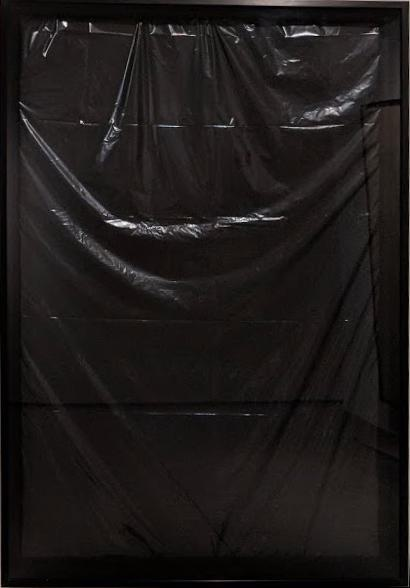
#> input picture src/week3/filtered_images/00002.jpg, 410 x 588 px, found by its file name
$ python hsv_test.py
#> lines starting #> are read from the running program, lines starting #| are printed output that depends on the picture; after the words box and inside, x2 and y2 are one past the last pixel; in counts of white or black regions, pixels touching at a corner belong together
import cv2
from skimage.segmentation import clear_border, chan_vese
import numpy as np

def check_and_reverse_border(mask, x, threshold):
    """
    Checks the borders of a binary mask with width `x`. If the percentage of white pixels
    in the borders exceeds the specified threshold, the function reverses the mask.

    Parameters:
    - mask: Binary mask (2D numpy array).
    - x: Width of the border to check.
    - threshold: Relative threshold for white pixels in the border (0 to 1).

    Returns:
    - mask: The (possibly inverted) binary mask.
    """
    # Get mask dimensions
    height, width = mask.shape

    # Extract borders
    top_border = mask[:x, :]
    bottom_border = mask[-x:, :]
    left_border = mask[:, :x]
    right_border = mask[:, -x:]

    # Count white pixels in the borders
    total_border_pixels = top_border.size + bottom_border.size + left_border.size + right_border.size
    white_border_pixels = (
        np.sum(top_border == 255) +
        np.sum(bottom_border == 255) +
        np.sum(left_border == 255) +
        np.sum(right_border == 255)
    )

    # Calculate the percentage of white pixels in the border
    white_percentage = white_border_pixels / total_border_pixels

    # Reverse the mask if the white percentage exceeds the threshold
    if white_percentage > threshold:
        mask = cv2.bitwise_not(mask)

    return mask

img = cv2.imread('datasets/qsd2_w3/00002.jpg')
#> img is the input picture: shape (588, 410, 3); mean B, G, R 24.7, 25.6, 29.2

cv2.imshow('image', img); cv2.waitKey(0); cv2.destroyAllWindows()

img_hsv = cv2.cvtColor(img, cv2.COLOR_BGR2HSV)
#> img_hsv: shape (588, 410, 3); mean H, S, V 34.6, 54.6, 29.3

cv2.imshow('image', img_hsv); cv2.waitKey(0); cv2.destroyAllWindows()

img_h = img_hsv[:,:,0]
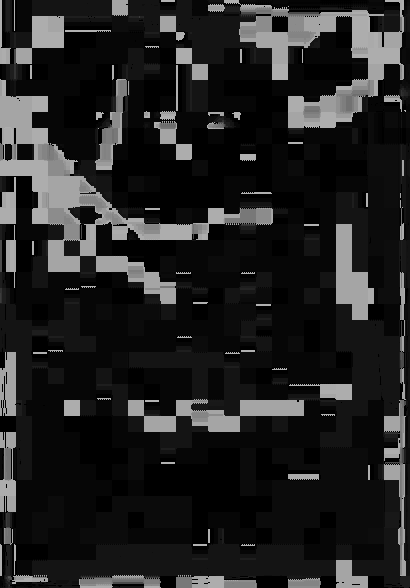
#> img_h: shape (588, 410); min 0, max 177, mean 34.6

cv2.imshow('image', img_h); cv2.waitKey(0); cv2.destroyAllWindows()

img_s = img_hsv[:,:,1]
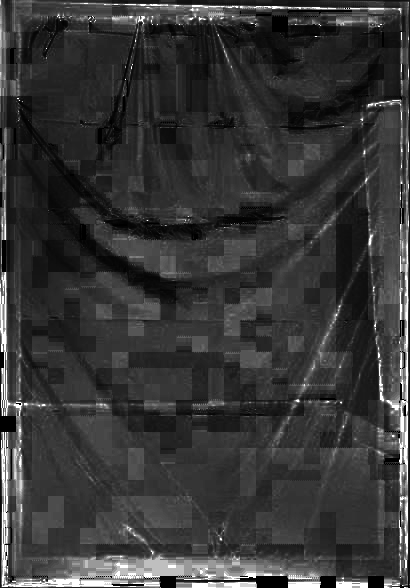
#> img_s: shape (588, 410); min 0, max 255, mean 54.6

cv2.imshow('image', img_s); cv2.waitKey(0); cv2.destroyAllWindows()

claeh = cv2.createCLAHE(clipLimit=2.0, tileGridSize=(8, 8))
img_s_clahe = claeh.apply(img_s)
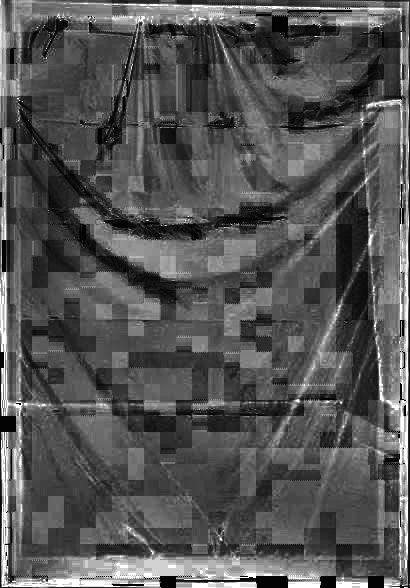
#> img_s_clahe: shape (588, 410); min 1, max 255, mean 84.3

cv2.imshow('image', img_s_clahe); cv2.waitKey(0); cv2.destroyAllWindows()

cv = chan_vese(img_s_clahe, mu=0.08, lambda1=1, lambda2=1, tol=1e-3, max_num_iter=300,
                       dt=0.5, init_level_set="checkerboard", extended_output=True)

# Convert the result to uint8 to display it
cv_uint8 = (cv[0] * 255).astype(np.uint8)
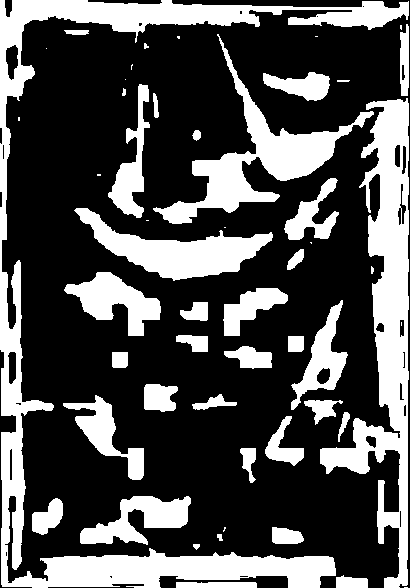
#> cv_uint8: shape (588, 410); 31.3% white; 52 white regions (15 under 20 px), largest, box (x1, y1, x2, y2) and area: (0, 0, 409, 588) 23754, (320, 98, 409, 588) 14505, (153, 34, 374, 224) 7757

cv2.imshow('image', cv_uint8); cv2.waitKey(0); cv2.destroyAllWindows()

new_mask = check_and_reverse_border(cv_uint8, x=5, threshold=0.4)
#> in check_and_reverse_border, `left_border = mask[:, :x]`: left_border = 588 rows, first 6: [255, 255, 255, 255, 255], [255, 255, 255, 255, 255], [255, 255, 255, 255, 255], [255, 255, 255, 255, 255], [255, 255, 255, 255, 255], [255, 255, 255, 255, 255]
#> in check_and_reverse_border, `right_border = mask[:, -x:]`: right_border = 588 rows, first 6: [0, 0, 0, 0, 0], [0, 0, 0, 255, 0], [255, 255, 255, 255, 0], [255, 255, 255, 255, 0], [255, 255, 255, 255, 0], [255, 255, 255, 255, 0]
#> in check_and_reverse_border, `white_border_pixels = ( np.sum(top_border == 255) + np.sum(bottom_bord..`: white_border_pixels = 6414
#> in check_and_reverse_border, `white_percentage = white_border_pixels / total_border_pixels`: white_percentage = 0.643

cv2.imshow('image', new_mask); cv2.waitKey(0); cv2.destroyAllWindows()

mask = clear_border(cv_uint8)
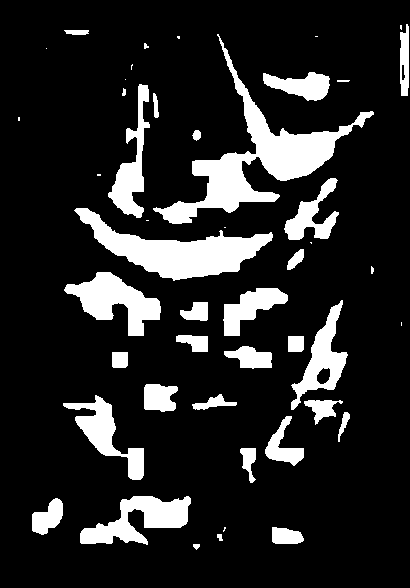
#> mask: shape (588, 410); 15.1% white; 47 white regions (14 under 20 px), largest, box (x1, y1, x2, y2) and area: (153, 34, 374, 224) 7757, (74, 208, 273, 281) 5535, (64, 272, 161, 336) 2923

cv2.imshow('image', mask); cv2.waitKey(0); cv2.destroyAllWindows()

$ run again, with src/week3/filtered_images/00003.jpg copied over src/week3/filtered_images/00002.jpg
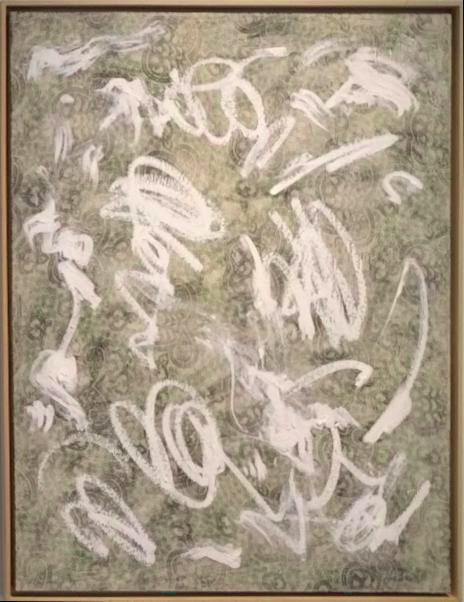
#> input picture src/week3/filtered_images/00003.jpg, 464 x 602 px, found by its file name
#> img is the input picture: shape (602, 464, 3); mean B, G, R 137.6, 156.2, 170.1
#> img_hsv: shape (602, 464, 3); mean H, S, V 16.9, 52.8, 170.1
#> `img_s_clahe = claeh.apply(img_s)`:
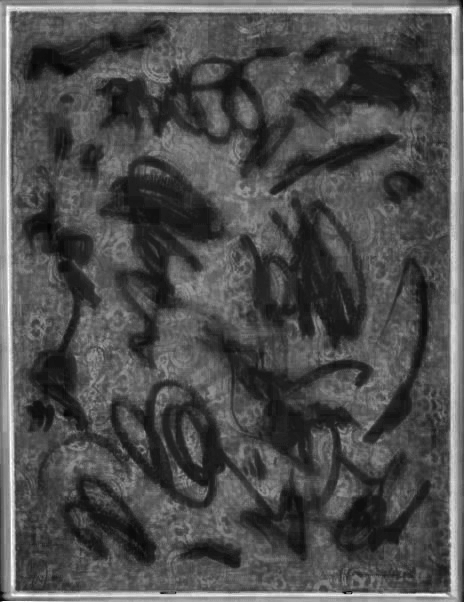
#> img_s_clahe: shape (602, 464); min 2, max 255, mean 77.9
#> `cv_uint8 = (cv[0] * 255).astype(np.uint8)`:
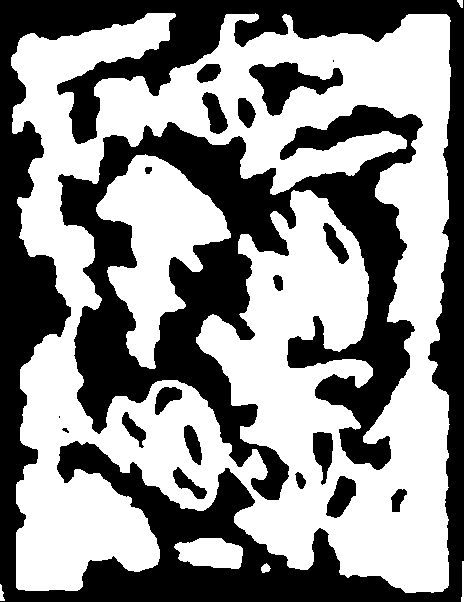
#> cv_uint8: shape (602, 464); 55.2% white; 20 black regions (2 under 20 px), largest, box (x1, y1, x2, y2) and area: (0, 0, 464, 602) 66322, (58, 105, 423, 500) 51163, (249, 62, 343, 116) 2229
#> left_border = 602 rows, first 6: [0, 0, 0, 0, 0], [0, 0, 0, 0, 0], [0, 0, 0, 0, 0], [0, 0, 0, 0, 0], [0, 0, 0, 0, 0], [0, 0, 0, 0, 0]
#> right_border = 602 rows, first 6: [255, 255, 255, 255, 0], [255, 255, 255, 255, 0], [255, 255, 255, 255, 0], [255, 255, 255, 255, 0], [255, 255, 255, 255, 0], [0, 255, 255, 255, 0]
#> white_border_pixels = 224
#> white_percentage = 0.021
#> mask: shape (602, 464); 55.1% white; 20 black regions (2 under 20 px), largest, box (x1, y1, x2, y2) and area: (0, 0, 464, 602) 66493, (58, 105, 423, 500) 51163, (249, 62, 343, 116) 2229

$ run again, with src/week3/filtered_images/00007.jpg copied over src/week3/filtered_images/00002.jpg
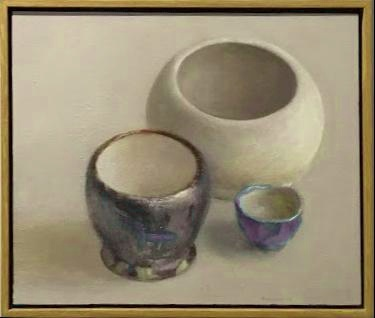
#> input picture src/week3/filtered_images/00007.jpg, 375 x 318 px, found by its file name
#> img is the input picture: shape (318, 375, 3); mean B, G, R 113.9, 139, 150.7
#> img_hsv: shape (318, 375, 3); mean H, S, V 22.5, 69.8, 150.9
#> `img_s_clahe = claeh.apply(img_s)`:
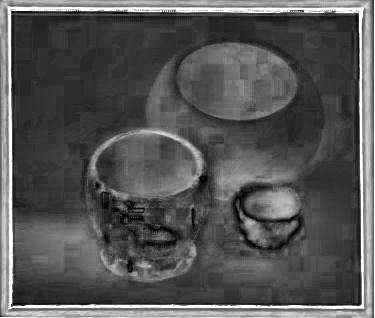
#> img_s_clahe: shape (318, 375); min 1, max 255, mean 84.4
#> `cv_uint8 = (cv[0] * 255).astype(np.uint8)`:
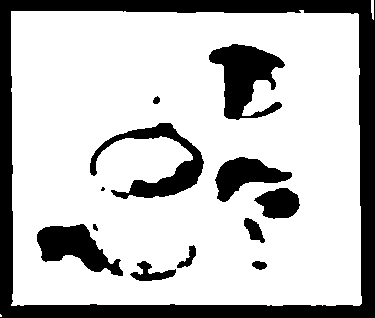
#> cv_uint8: shape (318, 375); 75.7% white; 13 black regions (1 under 20 px), largest, box (x1, y1, x2, y2) and area: (0, 0, 375, 318) 17242, (209, 44, 285, 120) 3104, (90, 123, 204, 199) 2648
#> left_border = 318 rows, first 6: [0, 0, 0, 0, 0], [0, 0, 0, 0, 0], [0, 0, 0, 0, 0], [0, 0, 0, 0, 0], [0, 0, 0, 0, 0], [0, 0, 0, 0, 0]
#> right_border = 318 rows, first 6: [0, 255, 255, 255, 0], [0, 255, 255, 255, 0], [0, 255, 255, 255, 0], [0, 255, 255, 255, 0], [0, 255, 255, 255, 0], [0, 255, 255, 255, 0]
#> white_border_pixels = 77
#> white_percentage = 0.0111
#> mask: shape (318, 375); 75.6% white; 13 black regions (1 under 20 px), largest, box (x1, y1, x2, y2) and area: (0, 0, 375, 318) 17299, (209, 44, 285, 120) 3104, (90, 123, 204, 199) 2648
